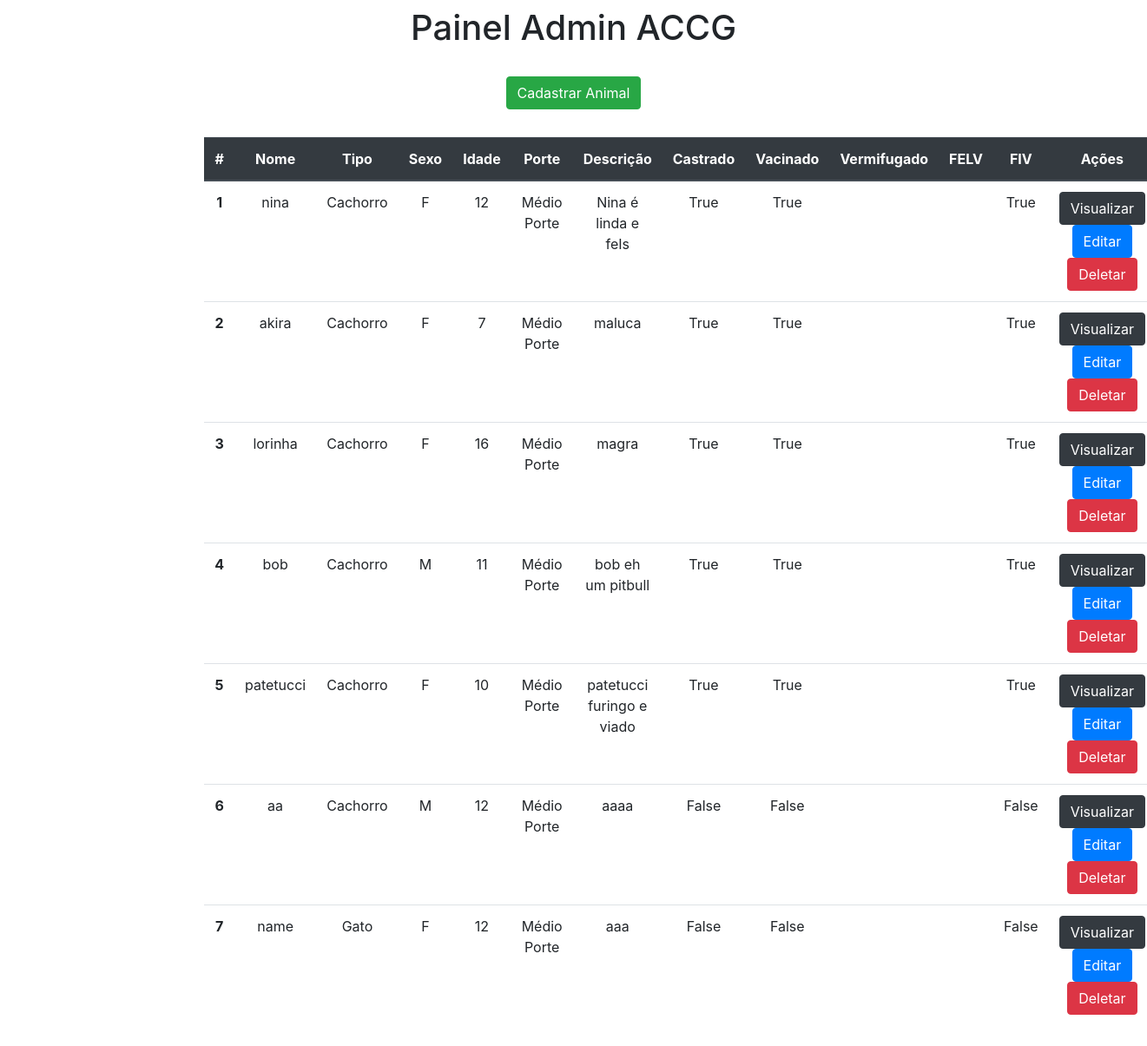
The app's page /admin-accg/ (signed in) with its own data.
### app/models.py (models this page shows)
class Animais(models.Model):
    sexo = {
        "F": "Fêmea",
        "M": "Macho",
    }
    tipo = {
        "Gato": "Gato",
        "Cachorro": "Cachorro",
    }
    porte = {
        "Pequeno Porte": "Pequeno Porte",
        "Médio Porte": "Médio Porte",
        "Grande Porte": "Grande Porte",
    }
    nome = models.CharField(max_length=30)
    idade = models.IntegerField()
    descricao = models.TextField()
    castrado = models.BooleanField()
    vacinado = models.BooleanField()
    vermifugado = models.BooleanField()
    sexo = models.CharField(max_length=1, choices=sexo)
    tipo = models.CharField(max_length=10, choices=tipo)
    porte = models.CharField(max_length=20, choices=porte, default=porte["Médio Porte"])
    url_imagem = models.CharField(max_length=100, default="https://static.wixstatic.com/media/f94f12_6af5c43bf13048b9b0d22534c7ed9cd7~mv2.png")

### app/views.py (the view)
# urls.py: path('admin-accg/', adminAccg, name='adminAccg'),
def adminAccg(request):
    data = {}
    data['db'] = Animais.objects.all()
    return render(request, 'admin.html', data)

### app/templates/admin.html (shortened to what this page needs)
<!DOCTYPE html>
<html lang="pt-br">
<head>
    <link rel="stylesheet" href="https://stackpath.bootstrapcdn.com/bootstrap/4.4.1/css/bootstrap.min.css">
</head>
<body>
{% block content %}
    {% if request.user.is_authenticated %}
        <div class="col-8 m-auto pt-2 pb-2 text-center">
            <h1>Painel Admin ACCG</h1>
        </div>
        <div class="col-8 m-auto pt-3 pb-2 text-center">
            <a href="/admin-accg/cadastrar" class="btn btn-success">Cadastrar Animal</a>
        </div>
        <div class="col-8 m-auto pt-4 pb-2 text-center">
            <table class="table">
              <thead class="thead-dark">
                <tr>
                  <th scope="col">#</th>
                  <th scope="col">Nome</th>
                  <th scope="col">Tipo</th>
                  <th scope="col">Sexo</th>
                  <th scope="col">Idade</th>
                  <th scope="col">Porte</th>
                  <th scope="col">Descrição</th>
                  <th scope="col">Castrado</th>
                  <th scope="col">Vacinado</th>
                  <th scope="col">Vermifugado</th>
                  <th scope="col">FELV</th>
                  <th scope="col">FIV</th>
                  <th scope="col">Ações</th>
                </tr>
              </thead>
              <tbody>
              {% for dbs in db %}
                <tr>
                  <th>{{dbs.id}}</th>
                  <td>{{dbs.nome}}</td>
                  <td>{{dbs.tipo}}</td>
                  <td>{{dbs.sexo}}</td>
                  <td>{{dbs.idade}}</td>
                  <td>{{dbs.porte}}</td>
                  <td>{{dbs.descricao}}</td>
                  <td>{{dbs.castrado}}</td>
                  <td>{{dbs.vacinado}}</td>
                  <td>{{dbs.felv}}</td>
                  <td>{{dbs.fiv}}</td>
                  <td>{{dbs.vermifugado}}</td>
                  <td>
                    <a href="/admin-accg/animal/{{dbs.id}}/" class="btn btn-dark">Visualizar</a>
                    <a href="/admin-accg/editar/{{dbs.id}}/" class="btn btn-primary">Editar</a>
                    <a href="/admin-accg/deletar/{{dbs.id}}/" class="btn btn-danger btnDel">Deletar</a>
                </td>
                </tr>
              {% endfor %}
              </tbody>
            </table>
        </div>
        {% load static %}
    {% else %}
        Área Restrita
    {% endif %}
</body>
{% endblock %}
</html>

### records on screen
Animais: id "1", nome "nina", tipo "Cachorro", sexo "F", idade "12", porte "Médio Porte", descricao "Nina é linda e feIs", castrado "True", vacinado "True", vermifugado "True"
Animais: id "2", nome "akira", tipo "Cachorro", sexo "F", idade "7", porte "Médio Porte", descricao "maluca", castrado "True", vacinado "True", vermifugado "True"
Animais: id "3", nome "lorinha", tipo "Cachorro", sexo "F", idade "16", porte "Médio Porte", descricao "magra", castrado "True", vacinado "True", vermifugado "True"
Animais: id "4", nome "bob", tipo "Cachorro", sexo "M", idade "11", porte "Médio Porte", descricao "bob eh um pitbull", castrado "True", vacinado "True", vermifugado "True"
Animais: id "5", nome "patetucci", tipo "Cachorro", sexo "F", idade "10", porte "Médio Porte", descricao "patetucci furingo e viado", castrado "True", vacinado "True", vermifugado "True"
Animais: id "6", nome "aa", tipo "Cachorro", sexo "M", idade "12", porte "Médio Porte", descricao "aaaa", castrado "False", vacinado "False", vermifugado "False"
Animais: id "7", nome "name", tipo "Gato", sexo "F", idade "12", porte "Médio Porte", descricao "aaa", castrado "False", vacinado "False", vermifugado "False"
